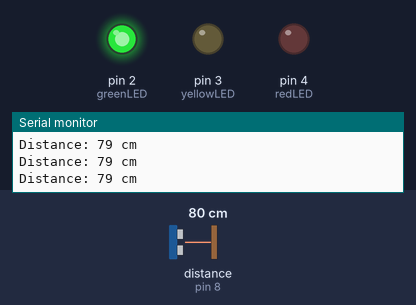
A sketch run on a simulated Arduino Uno, built with avr-gcc and run on an emulated ATmega328P. Shown: output pins drawn as LEDs (lit = HIGH), the last lines printed to the serial monitor. Wiring (inferred from the names in the program): ultrasonic range finder: trigger pin 7; echo pin 8. The inputs (shaded band) are chosen by the test bench; at power-on: distance to the obstacle (sensor on pin 8) 80 cm. The echo pulse lasts 58.3 µs per cm; pins used as bus, display or sensor lines are not drawn.

Above: at 1.3 s.
1.4 s: distance to the obstacle (sensor on pin 8) set to 35 cm
2.9 s: distance to the obstacle (sensor on pin 8) set to 28 cm
At 4.1 s:
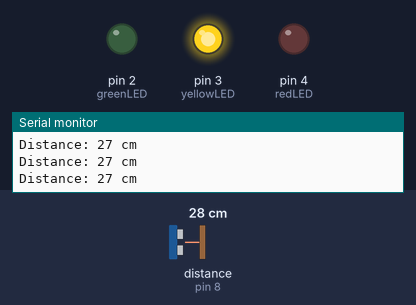
4.5 s: distance to the obstacle (sensor on pin 8) set to 2 cm
At 5.4 s:
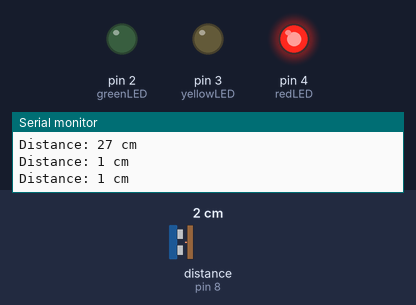
6.0 s: distance to the obstacle (sensor on pin 8) set to 18 cm
At 6.7 s:
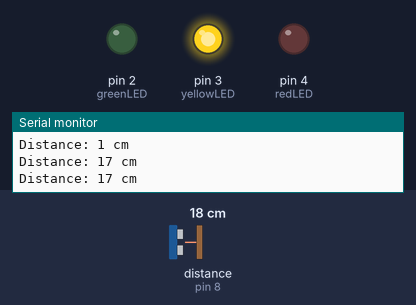
7.5 s: distance to the obstacle (sensor on pin 8) set to 4 cm
At 8.0 s:
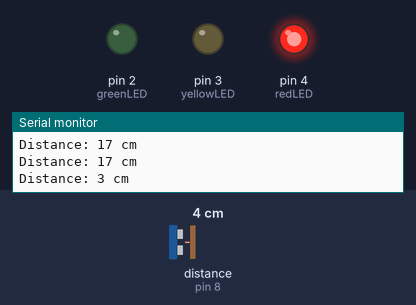
Timing chart, 0 to 10.0 s (numbered marks = the images above; inputs shaded):
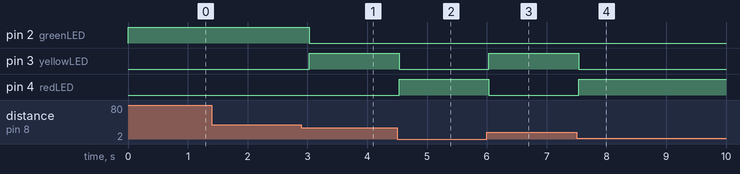

Measured:
- the behaviour switches between 32 and 31 cm on distance to the obstacle (sensor on pin 8) (found by bisection; images 0 and 1)
- after the input at 2.9 s, pin 2 (greenLED): HIGH → LOW after 0.13 s; pin 3 (yellowLED): LOW → HIGH after 0.13 s
- after the input at 4.5 s, pin 3 (yellowLED): HIGH → LOW at once; pin 4 (redLED): LOW → HIGH at once
- after the input at 6.0 s, pin 3 (yellowLED): LOW → HIGH at once; pin 4 (redLED): HIGH → LOW at once
- after the input at 7.5 s, pin 3 (yellowLED): HIGH → LOW at once; pin 4 (redLED): LOW → HIGH at once

The sketch:

water_level_indicator.ino
```cpp
const int trigPin = 7;
const int echoPin = 8;

const int greenLED = 2;
const int yellowLED = 3;
const int redLED = 4;

void setup() {
  pinMode(trigPin, OUTPUT);
  pinMode(echoPin, INPUT);

  pinMode(greenLED, OUTPUT);
  pinMode(yellowLED, OUTPUT);
  pinMode(redLED, OUTPUT);

  Serial.begin(9600);
}

void loop() {
  long duration;
  int distance;

  digitalWrite(trigPin, LOW);
  delayMicroseconds(2);

  digitalWrite(trigPin, HIGH);
  delayMicroseconds(10);

  digitalWrite(trigPin, LOW);

  duration = pulseIn(echoPin, HIGH);

  distance = duration * 0.0343 / 2;

  Serial.print("Distance: ");
  Serial.print(distance);
  Serial.println(" cm");

  digitalWrite(greenLED, LOW);
  digitalWrite(yellowLED, LOW);
  digitalWrite(redLED, LOW);

  if (distance > 30) {
    digitalWrite(greenLED, HIGH);
  }
  else if (distance > 15 && distance <= 30) {
    digitalWrite(yellowLED, HIGH);
  }
  else {
    digitalWrite(redLED, HIGH);
  }

  delay(500);
}
```
